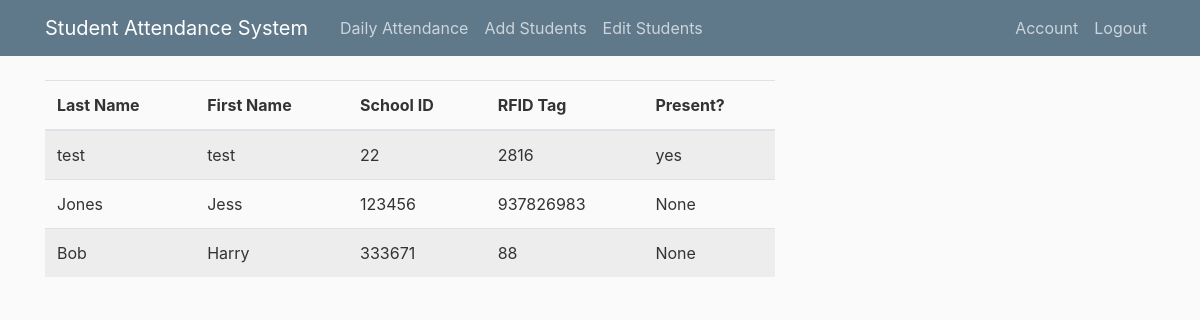
The app's page /attendance (signed in), older data.
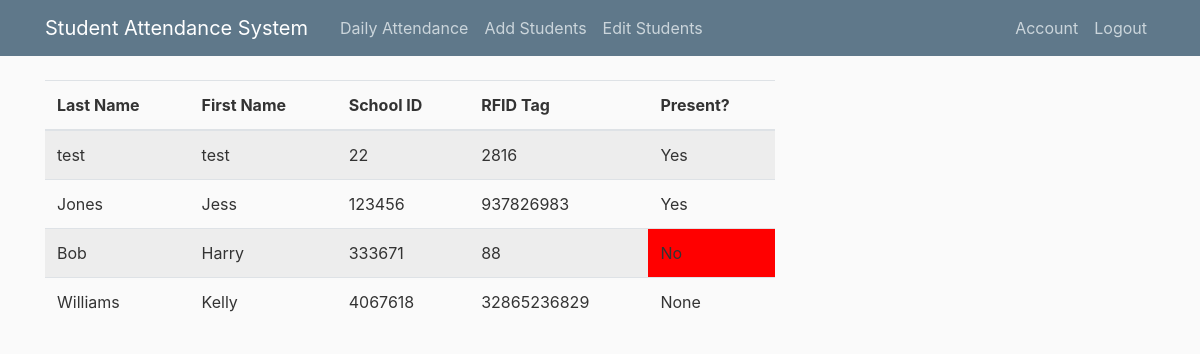
The same page, newer data.
### app/models.py (models this page shows, shortened)
class student(db.Model):
	__tablename__ = "student"
	lname = db.Column(db.String(128))
	fname = db.Column(db.String(128))
	id = db.Column(db.Integer, primary_key=True)
	rfid = db.Column(db.Integer)
	present = db.Column(db.String(16))

### app/routes.py (the view)
@app.route("/attendance")
@login_required
def attendance():
	return render_template('attendance.html', query=student.query.all(), title='Attendance')

### app/models.py (called while the page is built)
@login_manager.user_loader
def load_user(user_id):
	user = teacher.query.get(int(user_id))
	if user:
		return user

### app/templates/attendance.html
{% extends "base.html" %}
{% block content %}
    <table class="table table-striped table-hover" id="tblstudents">
    <thead>
        <tr>
            <th scope="col">Last Name</th>
            <th scope="col">First Name</th>
            <th scope="col">School ID</th>
            <th scope="col">RFID Tag</th>
            <th scope="col">Present?</th>
        </tr>
    </thead>
    <tbody>
    {%for student in query%}
    <tr>
        <td>{{student.lname}}</td>
        <td>{{student.fname}}</td>
        <td>{{student.id}}</td>
        <td>{{student.rfid}}</td>
        {% if student.present == 'No' %}
            <td style="background-color: red;">{{student.present}}</td>
        {% else %}
            <td>{{student.present}}</td>
        {% endif %}
    </tr>
    {% endfor %}
    </tbody>
 </table>
{% endblock content %}

### app/templates/base.html (shortened to what this page needs)
<!DOCTYPE html>
<html>
<head>
    <link rel="stylesheet" href="https://maxcdn.bootstrapcdn.com/bootstrap/4.0.0/css/bootstrap.min.css">
    <link rel="stylesheet" type="text/css" href="{{ url_for('static',filename='styles/main.css') }}">
</head>
<body>
    <header class="site-header">
      <nav class="navbar navbar-expand-md navbar-dark bg-steel fixed-top">
        <div class="container">
          <a class="navbar-brand mr-4" href="/">Student Attendance System</a>
          <div class="collapse navbar-collapse" id="navbarToggle">
            <div class="navbar-nav mr-auto">
              {% if current_user.is_authenticated %}
                <a class="nav-item nav-link" href="{{ url_for('attendance') }}">Daily Attendance</a>
                <a class="nav-item nav-link" href="{{ url_for('stadd') }}">Add Students</a>
                <a class="nav-item nav-link" href="{{ url_for('stedit') }}">Edit Students</a>
              {% else %}
                <a class="nav-item nav-link" href="{{ url_for('login') }}">Login</a>
              {% endif %}
            </div>
            <div class="navbar-nav">
              {% if current_user.is_authenticated %}
                <a class="nav-item nav-link" href="{{ url_for('account') }}">Account</a>
                <a class="nav-item nav-link" href="{{ url_for('logout') }}">Logout</a>
              {% endif %}
            </div>
          </div>
        </div>
      </nav>
    </header>
    <main role="main" class="container">
      <div class="row">
        <div class="col-md-8">
          {% block content %}{% endblock %}
        </div>
      </div>
    </main>
</body>
</html>

### app/static/styles/main.css (style rules this page uses)
body { background: #fafafa; color: #333333; margin-top: 5rem; }
.bg-steel { background-color: #5f788a; }
.site-header .navbar-nav .nav-link { color: #cbd5db; }

Row changes from the older to the newer data that the page shows:
changed student "test": present "yes" → "Yes"
changed student "Jones": present "None" → "Yes"
changed student "Bob": present "None" → "No"
added student: lname "Williams", fname "Kelly", id "4067618", rfid "32865236829", present "None"
